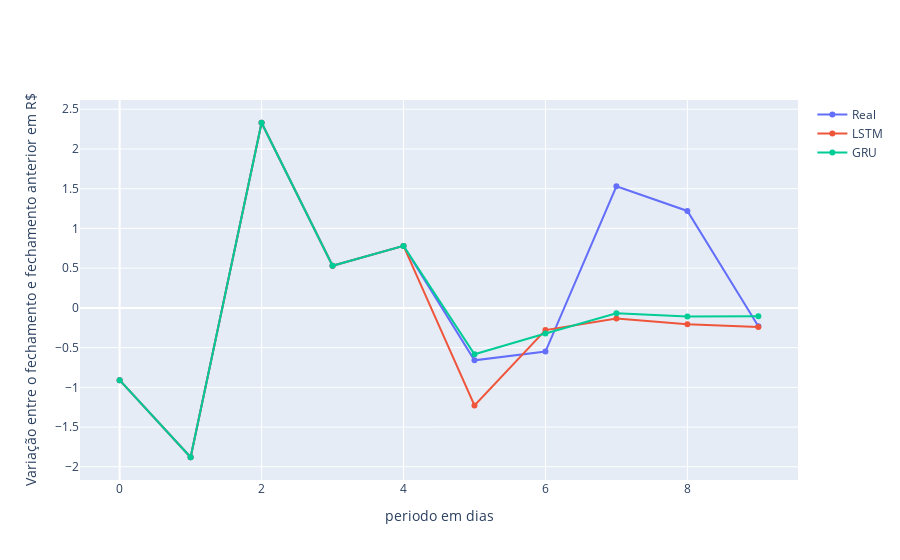

Here is the notebook cell this chart was saved with:
### Code cell
import plotly.graph_objs as go
fig = go.Figure()

fig.add_trace(go.Scatter(
   y=bova11['close_change'][-10:],
   name="Real")
)

fig.add_trace(go.Scatter(
   y=pred_5_lstm['close_change'][-10:],
   name="LSTM")
)

fig.add_trace(go.Scatter(
   y=pred_5_gru.close_change[-10:],
   name="GRU")
)

fig.update_layout(
   #title="Banda de Bollinger superior e inferior dos ultimos 60 dias de fechamento de 2009 a Fev 2023",
    yaxis_title="Variação entre o fechamento e fechamento anterior em R$",
    xaxis_title="periodo em dias",
   #legend_title="legend",
)
fig.show()

### Figure 1 — Plotly figure (JSON) as saved in the notebook; plotly's stock layout.template omitted (floating-point values rounded to 4 significant figures)
{"data": [{"name": "Real", "type": "scatter", "y": [-0.91, -1.88, 2.33, 0.53, 0.78, -0.66, -0.55, 1.53, 1.22, -0.23]}, {"name": "LSTM", "type": "scatter", "y": [-0.91, -1.88, 2.33, 0.53, 0.78, -1.229, -0.2794, -0.1329, -0.2045, -0.2418]}, {"name": "GRU", "type": "scatter", "y": [-0.91, -1.88, 2.33, 0.53, 0.78, -0.5843, -0.3233, -0.06674, -0.109, -0.1045]}], "layout": {"xaxis": {"title": {"text": "periodo em dias"}}, "yaxis": {"title": {"text": "Variação entre o fechamento e fechamento anterior em R$"}}}}
